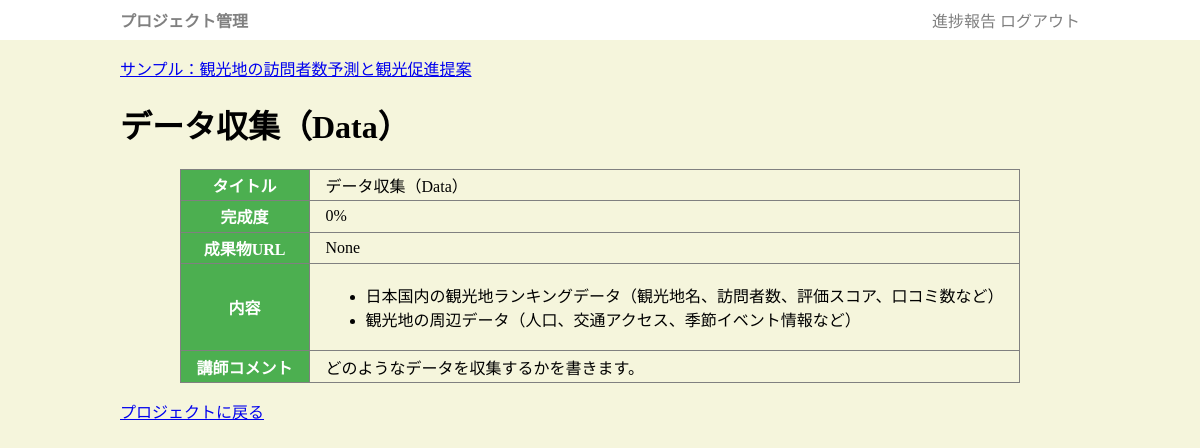
The app's page /plan/4 (signed in) with its own data.
### app.py (models this page shows, shortened)
class Project(db.Model):
    pid = db.Column(db.Integer, primary_key=True)
    title = db.Column(db.String(255))
    category = db.Column(db.String(255))
    desc = db.Column(db.String(65545))
    updated_at = db.Column(db.DateTime, default=datetime.now)
    comment = db.Column(db.String(65545))
    member = db.relationship('Member', backref='project', lazy=True)
    plan = db.relationship('Plan', backref='project', lazy=True)

class Plan(db.Model):
    planid = db.Column(db.Integer, primary_key=True)
    pid = db.Column(db.Integer, db.ForeignKey("project.pid"))
    ptitle = db.Column(db.String(255))
    pbody = db.Column(db.String(65545))
    prate = db.Column(db.Integer, default=0)
    url = db.Column(db.String(255))
    plan_at = db.Column(db.DateTime, default=datetime.now)
    comment = db.Column(db.String(65545))

### app.py (the view)
@app.get('/plan/<planid>')
def plan_get(planid):
    if "uid" not in session:
        return redirect("/login")
    row = Plan.query.get_or_404(planid)
    if is_myproject(row.pid):
        return render_template("plan_edit.html",plan=row,user=User.query.get(session['uid']))
    else:
        return render_template("plan.html",plan=row, user=User.query.get(session['uid']))

### app.py (called while the page is built)
def md_to_html(text):
    return Markup(markdown2.markdown(text))

def is_myproject(pid):
    row = Member.query.filter(Member.pid==pid, Member.uid == session['uid']).first()
    return row is not None or session['uid'] == 1

### templates/plan.html (shortened to what this page needs)
{% extends "base.html" %}
{% block main %}
<a href="/project/{{plan.pid}}">{{plan.project.title}}</a>
<h1>{{plan.ptitle}}</h1>
<table class="desc">
    <tr><th>タイトル</th><td>{{plan.ptitle}}</td></tr>
    <tr><th>完成度</th><td>{{plan.prate}}%</td></tr>
    <tr><th>成果物URL</th><td>{{plan.url}}</td></tr>
    <tr><th>内容</th><td>{{plan.pbody|markdown}}</td></tr>
    <tr><th>講師コメント</th><td>{{plan.comment}}</td></tr>
</table>
<a href="/project/{{plan.pid}}" class="btn">プロジェクトに戻る</a>
{% endblock %}

### static/style.css (style rules this page uses)
body { padding: 0; margin: 0; background-color: beige; }
table { border-collapse: collapse; margin: 1em auto; }
td,th { border:1px solid gray; padding: 0.2em 1em; }
th { background-color: #4CAF50; color:white; }

### records on screen
Project: project "サンプル：観光地の訪問者数予測と観光促進提案"
Plan: ptitle "データ収集（Data）", prate "0", url "None", pbody "日本国内の観光地ランキングデータ（観光地名、訪問者数、評価スコア、口コミ数など） 観光地の周辺データ（人口、交通アクセス、季節イベント情報など）", comment "どのようなデータを収集するかを書きます。"
